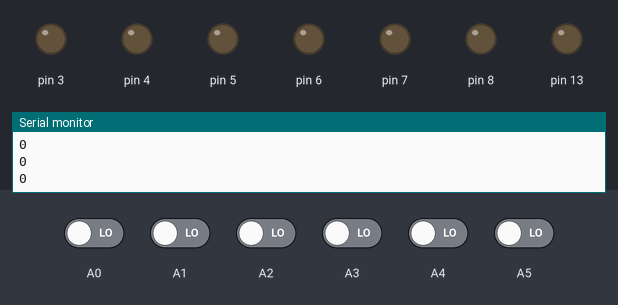
Simulated run of this sketch. Board: Arduino Uno, built with avr-gcc and run on an emulated ATmega328P. Parts: output pins drawn as LEDs (lit = HIGH), the last lines printed to the serial monitor. Inputs (shaded band) come from the test bench; at power-on: A0–5 LOW.

Above: at 4.2 s.
4.3 s: A0 driven HIGH and A5 driven HIGH
At 5.5 s:
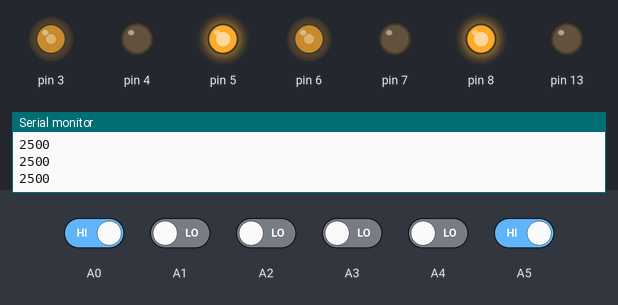
5.8 s: A2 driven HIGH
At 6.7 s:
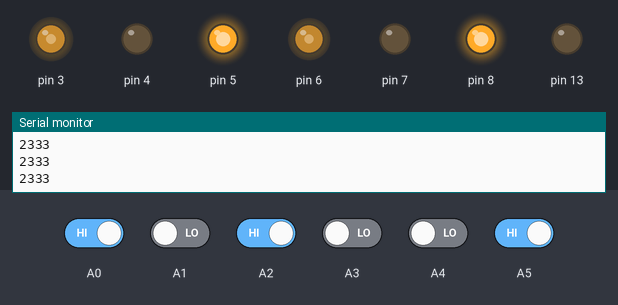
7.3 s: A4 driven HIGH
At 8.0 s:
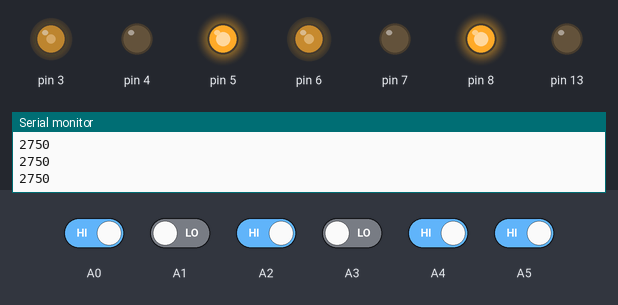
8.8 s: A4 driven LOW
At 9.1 s:
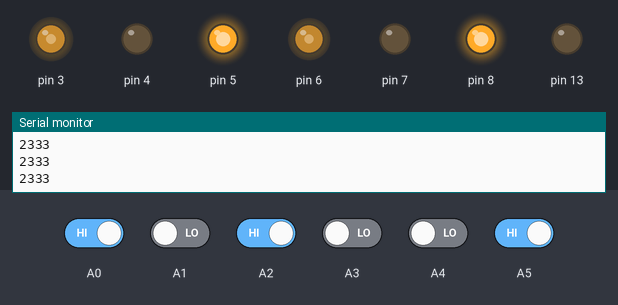
10.3 s: A2 driven LOW
At 11.5 s:
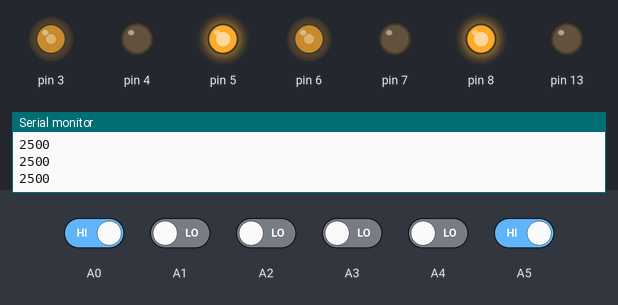
11.8 s: A3 driven HIGH
At 12.6 s:
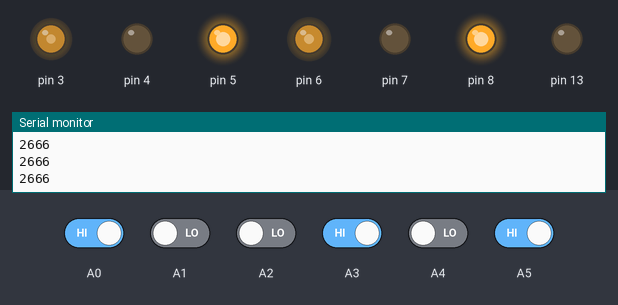
Timing chart, 0 to 14.3 s (numbered marks = the images above; inputs shaded):
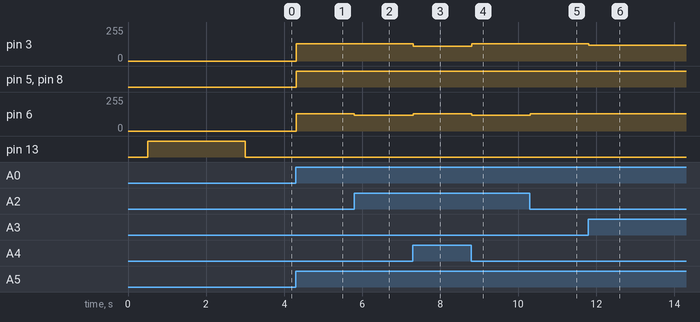

The sketch:

lineFollower.ino
```cpp
// lineFollower.ino
#include <QTRSensors.h>
#include <SoftPWM.h>
#include <Motor.h>


#define NUM_SENSORS   6     // number of sensors used
#define TIMEOUT       4000  // waits for 2500 microseconds for sensor outputs to go low
#define EMITTER_PIN   2     // emitter is controlled by digital pin 2
#define MAX_SPEED 130
#define MIN_SPEED 0

#define THRESH 500
#define GOAL 2500
Motor leftMotor(3,4,5);
Motor rightMotor(6,7,8);

QTRSensorsRC sensors((unsigned char[]) {A0,A1,A2,A3,A4,A5}, NUM_SENSORS,TIMEOUT);
unsigned int sensorValues[NUM_SENSORS];
unsigned int values[NUM_SENSORS];
void setup() {
	Serial.begin(9600);

  Serial.begin(9600);
  Serial.println("beginning calibration");
  delay(500);
  pinMode(13, OUTPUT);
  digitalWrite(13, HIGH);    // turn on Arduino's LED to indicate we are in calibration mode
  for (int i = 0; i < 100; i++)  // make the calibration take about 10 seconds
  {
    sensors.calibrate();       // reads all sensors 10 times at 2500 us per read (i.e. ~25 ms per call)
  }
  digitalWrite(13, LOW);     // turn off Arduino's LED to indicate we are through with calibration


}

void go(int a,int b){
	leftMotor.forward(a);
	rightMotor.forward(b);
}

void loop() {
  int pos = whereAmI();
  Serial.println(pos);
  int error = pos -GOAL ;
  int mag = abs(error);

  if(error<0){ // go right
  	if(mag<100)
  		go(MAX_SPEED,MAX_SPEED);
  	else if(mag<200)
  		go(MAX_SPEED,MAX_SPEED-10);
  	else if(mag<500)
  		go(MAX_SPEED,MAX_SPEED-20);
	else if(mag<200)
  		go(MAX_SPEED,MAX_SPEED-30);
  	else if(mag<200)
  		go(MAX_SPEED,MAX_SPEED-50);
  	else if(mag<200)
  		go(MAX_SPEED,MAX_SPEED-70);

  } else { // go left;

	if(mag<100)
  		go(MAX_SPEED,MAX_SPEED);
  	else if(mag<200)
  		go(MAX_SPEED-10,MAX_SPEED);
  	else if(mag<500)
  		go(MAX_SPEED-20,MAX_SPEED);
	else if(mag<200)
  		go(MAX_SPEED-30,MAX_SPEED);
  	else if(mag<200)
  		go(MAX_SPEED-50,MAX_SPEED);
  	else if(mag<200)
  		go(MAX_SPEED-70,MAX_SPEED);

  }


  // leftMotor.forward(leftSpeed);
  // rightMotor.forward(rightSpeed);


}

//-left
//0 dead center
//+ right

int whereAmI(){
	int value = sensors.readLine(values);
	bool bools[NUM_SENSORS];
	for(int i=0; i<NUM_SENSORS; i++){
	    bools[i] = values[i]<THRESH;
	}
	// printArray(values);
	return value;

}

void printArray(bool* array){
	for(int i = 0; i< NUM_SENSORS; ++i){
  	Serial.print(array[i]);
  	Serial.print('\t');
  }
  Serial.println();
}

bool arrayEquals(bool* array1,bool*array2){
	for(int i=0; i<NUM_SENSORS; i++){
	    if(array1[i]!=array2[i]){
	    	return false;
	    }
	}
	return true;
}


void printArray(unsigned int* array){
	for(int i = 0; i< NUM_SENSORS; ++i){
  	Serial.print(array[i]);
  	Serial.print('\t');
  }
  Serial.println();
}

int addArrays(){
	for(int i=0; i<NUM_SENSORS; i++){
	    values[i]+=sensorValues[i];
	}
}
```

Measured:
- after the input at 4.3 s, pin 3, pin 6: 0/255 → 130/255 at once; pin 5, pin 8: LOW → HIGH at once
- after the input at 5.8 s, pin 6: 130/255 → 120/255 at once
- after the input at 7.3 s, pin 3: 130/255 → 110/255 at once; pin 6: 120/255 → 130/255 at once
- after the input at 8.8 s, pin 3: 110/255 → 130/255 at once; pin 6: 130/255 → 120/255 at once
- after the input at 10.3 s, pin 6: 120/255 → 130/255 at once
- after the input at 11.8 s, pin 3: 130/255 → 120/255 at once
